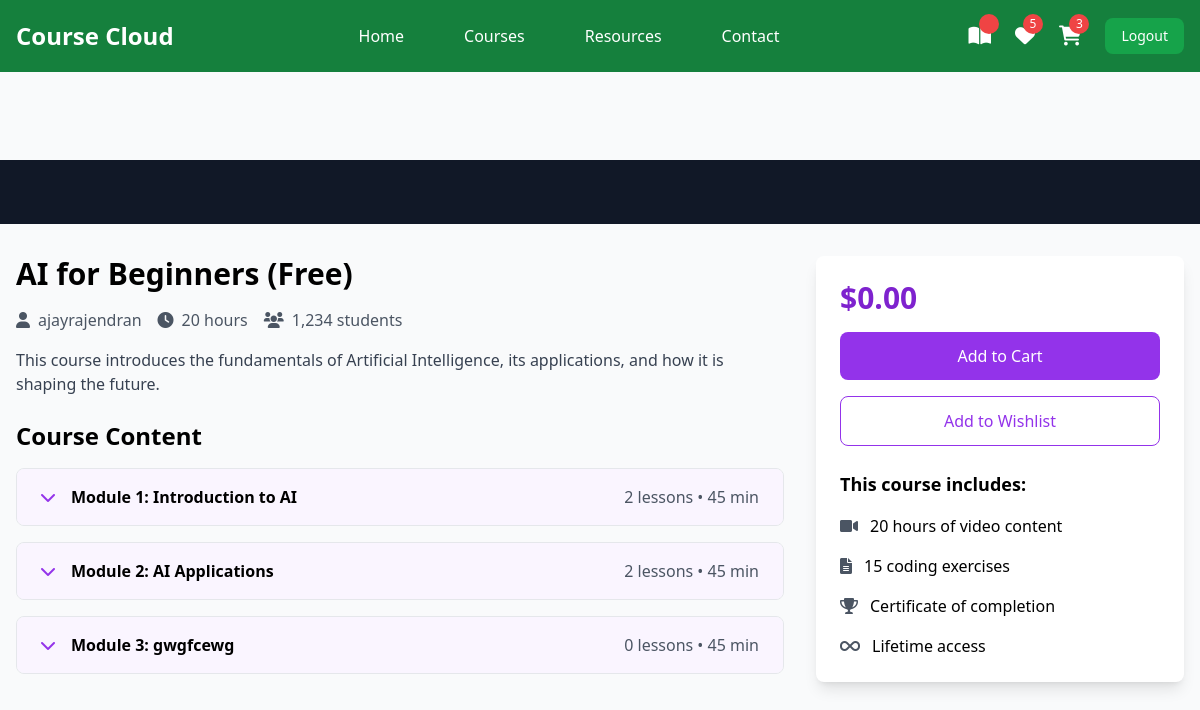
Page /student/courses/5/ (signed in) on the committed database.
### instructor/models.py (models this page shows, shortened)
class User(AbstractUser):
    ROLE_CHOICES =(
        ("instructor","Instructor"),
        ("student","Student")
    )
    role=models.CharField(max_length=20,choices=ROLE_CHOICES,default="student")

class Course(models.Model):
    title=models.CharField(max_length=200)
    description=models.TextField()
    price=models.DecimalField(decimal_places=2,max_digits=7)
    owner=models.ForeignKey(User,on_delete=models.SET_NULL,related_name="courses",null=True)
    is_free=models.BooleanField(default=False)
    picture=models.ImageField(upload_to="courseimages",null=True,blank=True,default="courseimages/default.png")
    thumbnail=EmbedVideoField()
    category_objects=models.ManyToManyField(Category)
    created_at=models.DateTimeField(auto_now_add=True)
    updated_at=models.DateTimeField(auto_now=True)

class Module(models.Model):
    title=models.CharField(max_length=200)
    course_object=models.ForeignKey(Course,on_delete=models.CASCADE,related_name="modules")
    order=models.PositiveIntegerField()

### student/views.py (the view)
# urls.py: path("courses/<int:pk>/",views.CourseDetailView.as_view(),name="course-detail"),
@method_decorator(signin_required,name="dispatch")
class CourseDetailView(View):
    def get (self,request,*args,**kwargs):
        id=kwargs.get("pk")
        course_instanse=Course.objects.get(id=id)
        return render (request,"course_detail.html",{"course":course_instanse})

### student/templates/course_detail.html (shortened to what this page needs)
{%extends 'base.html'%}
{%load embed_video_tags%}
{%block main_block%}
    <div class="pt-20">
        <div class="bg-gray-900 w-full">
            <div class="max-w-screen-xl mx-auto px-4 py-8">
            </div>
        </div>
        <div class="max-w-screen-xl mx-auto px-4 py-8 grid grid-cols-1 lg:grid-cols-3 gap-8">
            <div class="lg:col-span-2">
                <h1 class="text-3xl font-bold mb-4">{{course.title}}</h1>
                <div class="flex items-center mb-4 text-gray-600">
                    <span class="mr-4"><i class="fas fa-user mr-2"></i>{{course.owner}}</span>
                    <span class="mr-4"><i class="fas fa-clock mr-2"></i>20 hours</span>
                    <span><i class="fas fa-users mr-2"></i>1,234 students</span>
                </div>
                <p class="text-gray-700 mb-6">{{course.description}}</p>
                <div class="space-y-4">
                    <h2 class="text-2xl font-bold mb-4">Course Content</h2>
                    {%for module in course.modules.all%}
                    <div class="border rounded-lg overflow-hidden">
                        <button class="w-full px-6 py-4 bg-purple-50 hover:bg-purple-100 flex items-center justify-between" onclick="toggleModule('module{{forloop.counter}}')">
                            <div class="flex items-center">
                                <i class="fas fa-chevron-down mr-4 text-purple-600"></i>
                                <span class="font-semibold">Module {{forloop.counter}}: {{module.title}}</span>
                            </div>
                            <span class="text-gray-600">{{module.lessons.all.count}} lessons • 45 min</span>
                        </button>
                    </div>
                    {%endfor%}
                </div>
            </div>
            <div class="lg:col-span-1">
                <div class="bg-white p-6 rounded-lg shadow-lg sticky top-24">
                    <div class="text-3xl font-bold mb-4 text-purple-700">${{course.price}}</div>
                    <a href="{%url 'add-to-cart' course.id%}">
                        <button class="w-full bg-purple-600 text-white py-3 rounded-lg mb-4 hover:bg-purple-700 transition duration-300">
                           Add to Cart
                        </button>
                    </a>
                    <button class="w-full border border-purple-600 text-purple-600 py-3 rounded-lg mb-6 hover:bg-purple-50 transition duration-300">
                        Add to Wishlist
                    </button>
                    <div class="space-y-4">
                        <h3 class="font-bold text-lg">This course includes:</h3>
                        <div class="flex items-center">
                            <i class="fas fa-video mr-3 text-gray-600"></i>
                            <span>20 hours of video content</span>
                        </div>
                        <div class="flex items-center">
                            <i class="fas fa-file-alt mr-3 text-gray-600"></i>
                            <span>15 coding exercises</span>
                        </div>
                        <div class="flex items-center">
                            <i class="fas fa-trophy mr-3 text-gray-600"></i>
                            <span>Certificate of completion</span>
                        </div>
                        <div class="flex items-center">
                            <i class="fas fa-infinity mr-3 text-gray-600"></i>
                            <span>Lifetime access</span>
                        </div>
                    </div>
                </div>
            </div>
        </div>
    </div>
{%endblock%}

### student/templates/base.html (shortened to what this page needs)
<!DOCTYPE html>
<html lang="en">
<head>
    <script src="https://cdn.tailwindcss.com"></script>
    <link href="https://cdnjs.cloudflare.com/ajax/libs/font-awesome/6.0.0/css/all.min.css" rel="stylesheet">
</head>
<body class="bg-gray-50">
    <nav class="bg-green-700 fixed w-full z-20 top-0 left-0">
        <div class="max-w-screen-xl flex flex-wrap items-center justify-between mx-auto p-4">
            <a href="#" class="flex items-center">
                <span class="self-center text-2xl font-semibold text-white">Course Cloud</span>
            </a>
            <div class="items-center justify-between hidden w-full md:flex md:w-auto md:order-1">
                <ul class="flex flex-col p-4 md:p-0 mt-4 font-medium md:flex-row md:space-x-8 md:mt-0">
                    <li><a href="{%url 'index'%}" class="block py-2 pl-3 pr-4 text-white hover:text-purple-200">Home</a></li>
                    <li><a href="{%url 'mycorses'%}" class="block py-2 pl-3 pr-4 text-white hover:text-purple-200">Courses</a></li>
                    <li><a href="#" class="block py-2 pl-3 pr-4 text-white hover:text-purple-200">Resources</a></li>
                    <li><a href="#" class="block py-2 pl-3 pr-4 text-white hover:text-purple-200">Contact</a></li>
                </ul>
            </div>
            <div class="flex items-center space-x-6 md:order-2">
                <div class="relative group">
                    <a href="{%url 'mycorses'%}" class="text-white hover:text-green-200">
                        <i class="fas fa-book-open text-xl"></i>
                        <span class="absolute -top-2 -right-2 bg-red-500 text-white text-xs rounded-full h-5 w-5 flex items-center justify-center">{{count}}</span>
                    </a>
                </div>
                <div class="relative group">
                    <a href="#" class="text-white hover:text-green-200">
                        <i class="fas fa-heart text-xl"></i>
                        <span class="absolute -top-2 -right-2 bg-red-500 text-white text-xs rounded-full h-5 w-5 flex items-center justify-center">5</span>
                    </a>
                </div>
                <div class="relative group">
                    <a href="{%url 'cart-summary'%}" class="text-white hover:text-green-200">
                        <i class="fas fa-shopping-cart text-xl"></i>
                        <span class="absolute -top-2 -right-2 bg-red-500 text-white text-xs rounded-full h-5 w-5 flex items-center justify-center">{{request.user.basket.all.count}}</span>
                    </a>
                </div>
                <a href="{%url 'signout'%}">
                    <button class="text-white bg-green-600 hover:bg-red-800 focus:ring-4 focus:outline-none focus:ring-red-300 font-medium rounded-lg text-sm px-4 py-2 text-center">Logout</button>
                </a>
            </div>
        </div>
    </nav>
  <div class="mt-20">
    {%block main_block%}
    {%endblock%}
  </div>
</body>
</html>

### rows in the picture
User: user.basket.all.count "3"
Course: title "AI for Beginners (Free)", owner "ajayrajendran", description "This course introduces the fundamentals of Artificial Intelligence, its applications, and how it is shaping the future.", price "0.00"
Module: title "Introduction to AI", lessons.all.count "2"
Module: title "AI Applications", lessons.all.count "2"
Module: title "gwgfcewg", lessons.all.count "0"
